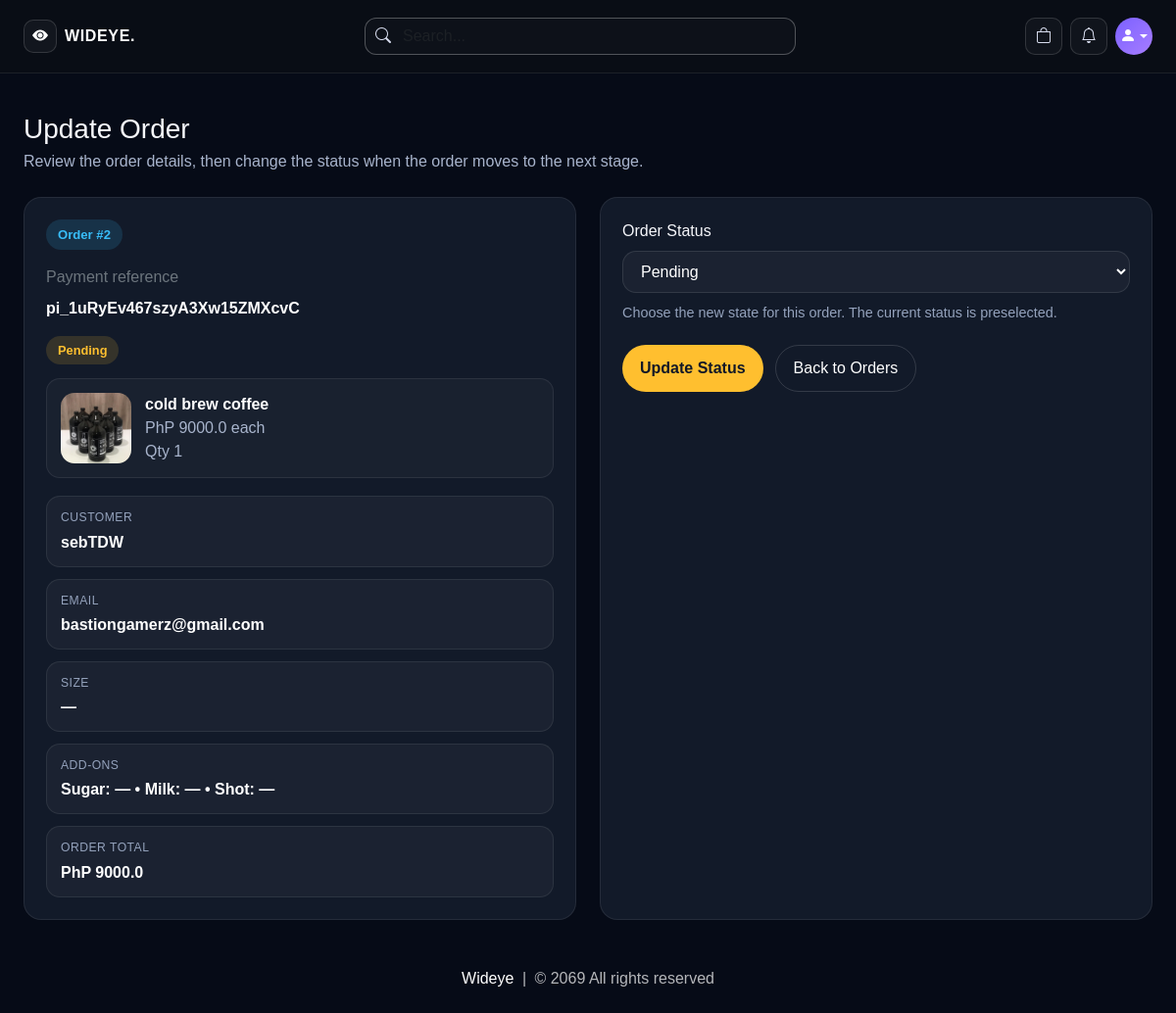
/update-order/2 (signed in), run on an earlier commit of the app's database.
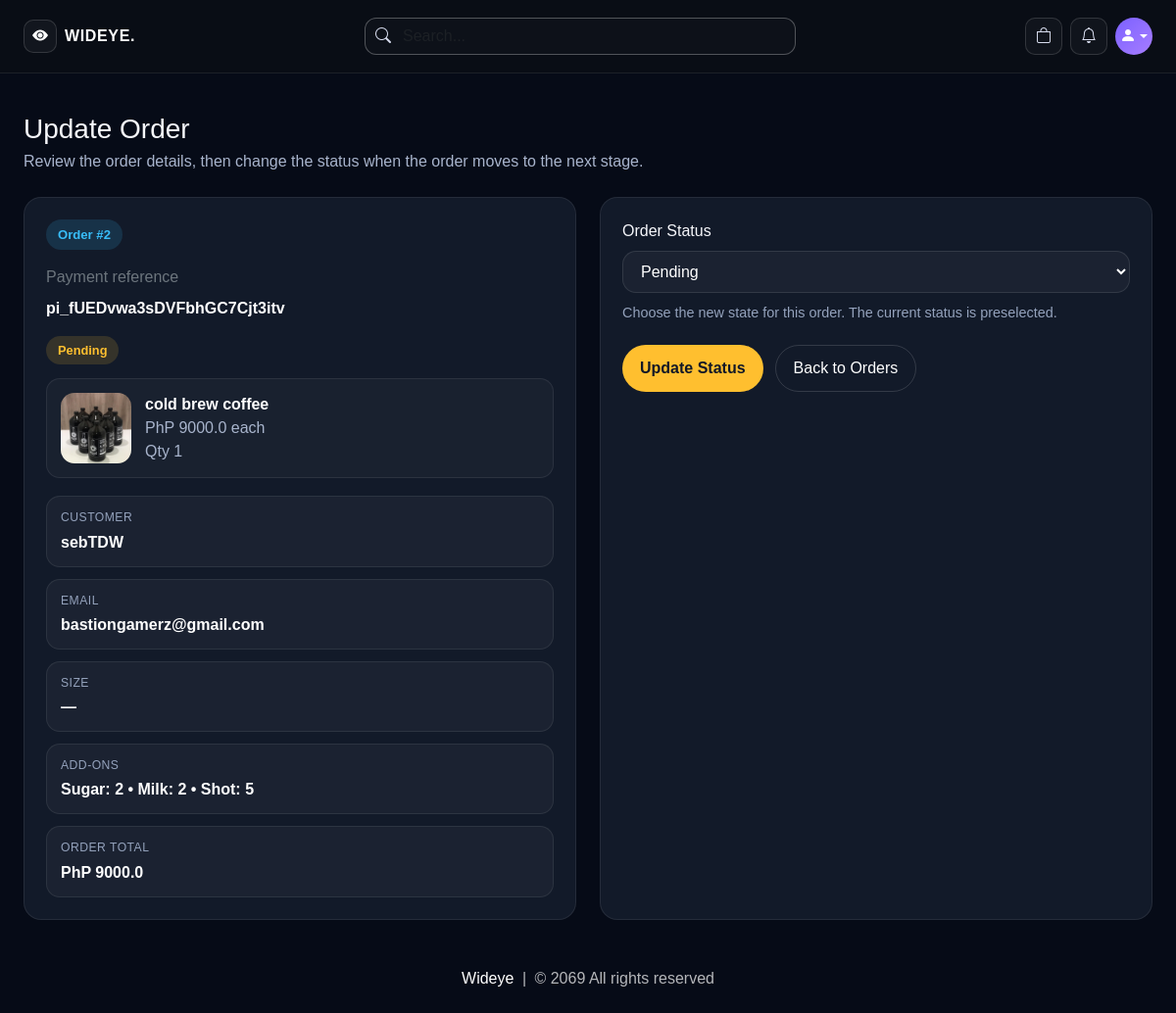
And on a later commit of the database.
### website/models.py (models this page shows, shortened)
class Order(db.Model):
    id = db.Column(db.Integer, primary_key=True)
    quantity = db.Column(db.Integer, nullable=False)
    size = db.Column(db.String(100), nullable=False, default='')
    sugar = db.Column(db.String(100), nullable=False, default='')
    milk = db.Column(db.String(100), nullable=False, default='')
    shot = db.Column(db.String(100), nullable=False, default='')
    price = db.Column(db.Float, nullable=False)
    status = db.Column(db.String(100), nullable=False)
    payment_id = db.Column(db.String(1000), nullable=False)
    customer_link = db.Column(db.Integer, db.ForeignKey('customer.id'), nullable=False)
    product_link = db.Column(db.Integer, db.ForeignKey('product.id'), nullable=False)

class Product(db.Model):
    id = db.Column(db.Integer, primary_key=True)
    product_name = db.Column(db.String(100), nullable=False)
    current_price = db.Column(db.Float, nullable=False)
    previous_price = db.Column(db.Float, nullable=False)
    in_stock = db.Column(db.Integer, nullable=False)
    size = db.Column(db.String(500), nullable=False, default='')
    sugar = db.Column(db.String(500), nullable=False, default='')
    milk = db.Column(db.String(500), nullable=False, default='')
    shot = db.Column(db.String(500), nullable=False, default='')
    product_picture = db.Column(db.Text, nullable=False)
    flash_sale = db.Column(db.Boolean, default=False)
    date_added = db.Column(db.DateTime, default=datetime.utcnow)
    carts = db.relationship('Cart', backref=db.backref('product', lazy=True))
    orders = db.relationship('Order', backref=db.backref('product', lazy=True))
    usual_items = db.relationship('UsualOrderItem', backref=db.backref('product', lazy=True))

### website/admin.py (the view, shortened to what this page needs)
@admin.route('/update-order/<int:order_id>', methods=['GET', 'POST'])
@login_required
def update_order(order_id):
    if current_user_is_admin():
        form = OrderForm()
        order = Order.query.get(order_id)
        if order is None:
            flash('Order not found.')
            return redirect('/view-orders')
        if not form.is_submitted():
            form.order_status.data = order.status
        return render_template('order_update.html', form=form, order=order, get_product_image=get_product_image)
    return render_template('404.html')

### website/forms.py
class OrderForm(FlaskForm):
    order_status = SelectField('Order Status', choices=[('Pending', 'Pending'), ('Accepted', 'Accepted'),
                                                        ('Out for delivery', 'Out for delivery'),
                                                        ('Delivered', 'Delivered'), ('Canceled', 'Canceled')])
    update = SubmitField('Update Status')

### website/admin.py (called while the page is built)
def current_user_is_admin():
    return current_user.is_authenticated and bool(getattr(current_user, 'is_admin', False))

### website/views.py (called while the page is built)
def parse_options(csv_string):
    if not csv_string:
        return []
    return [opt.strip() for opt in str(csv_string).split(',') if opt.strip()]

def get_product_image(product, selected_size=''):
    images = parse_options(product.product_picture) if product.product_picture else []
    if not images:
        return '/media/default.jpg'
    if not selected_size:
        return images[0]
    sizes = parse_options(product.size)
    if selected_size in sizes:
        idx = sizes.index(selected_size)
        return images[idx] if idx < len(images) else images[-1]
    return images[0]

### website/templates/order_update.html (shortened to what this page needs)
{% extends 'base.html' %}
{% block body %}
<div class="wideye-shell py-4">
    <div class="mb-4">
        <h1 class="h3 mb-1">Update Order</h1>
        <p class="wideye-order-update-copy mb-0">Review the order details, then change the status when the order moves to the next stage.</p>
    </div>
    <div class="wideye-order-update-layout">
        <aside class="wideye-order-update-card">
            <span class="wideye-order-update-id">Order #{{ order.id }}</span>
            <p class="text-secondary mt-3 mb-2">Payment reference</p>
            <div class="wideye-order-update-value" style="word-break:break-word;">{{ order.payment_id }}</div>
            {% set status_class = 'wideye-status-pending' %}
            {% if order.status == 'Accepted' %}
                {% set status_class = 'wideye-status-accepted' %}
            {% elif order.status == 'Out for delivery' %}
                {% set status_class = 'wideye-status-out' %}
            {% elif order.status == 'Delivered' %}
                {% set status_class = 'wideye-status-delivered' %}
            {% elif order.status == 'Canceled' %}
                {% set status_class = 'wideye-status-canceled' %}
            {% endif %}
            <div class="mt-3">
                <span class="wideye-order-status {{ status_class }}">{{ order.status }}</span>
            </div>
            <div class="wideye-order-product">
                <img src="{{ get_product_image(order.product, order.size) }}" alt="{{ order.product.product_name }}">
                <div>
                    <div class="fw-semibold text-white">{{ order.product.product_name }}</div>
                    <div class="wideye-order-update-copy">PhP {{ order.price }} each</div>
                    <div class="wideye-order-update-copy">Qty {{ order.quantity }}</div>
                </div>
            </div>
            <div class="wideye-order-update-grid">
                <div class="wideye-order-update-meta">
                    <span class="wideye-order-update-label">Customer</span>
                    <span class="wideye-order-update-value">{{ order.customer.username }}</span>
                </div>
                <div class="wideye-order-update-meta">
                    <span class="wideye-order-update-label">Email</span>
                    <span class="wideye-order-update-value">{{ order.customer.email }}</span>
                </div>
                <div class="wideye-order-update-meta">
                    <span class="wideye-order-update-label">Size</span>
                    <span class="wideye-order-update-value">{{ order.size or '—' }}</span>
                </div>
                <div class="wideye-order-update-meta">
                    <span class="wideye-order-update-label">Add-ons</span>
                    <span class="wideye-order-update-value">Sugar: {{ order.sugar or '—' }} • Milk: {{ order.milk or '—' }} • Shot: {{ order.shot or '—' }}</span>
                </div>
                <div class="wideye-order-update-meta">
                    <span class="wideye-order-update-label">Order total</span>
                    <span class="wideye-order-update-value">PhP {{ order.price * order.quantity }}</span>
                </div>
            </div>
        </aside>
        <section class="wideye-order-update-form">
            <form action="" method="POST" enctype="multipart/form-data">
                <div>
                    <label class="form-label">{{ form.order_status.label.text }}</label>
                    {{ form.order_status(class="wideye-order-input") }}
                    <p class="wideye-order-help">Choose the new state for this order. The current status is preselected.</p>
                </div>
                <div class="wideye-order-actions">
                    {{ form.update(class="wideye-order-primary") }}
                    <a href="/view-orders" class="wideye-order-secondary">Back to Orders</a>
                </div>
            </form>
        </section>
    </div>
</div>
{% endblock %}

What changed in the data, as far as the page shows it:
changed Order "Pending": payment_id "pi_1uRyEv467szyA3Xw15ZMXcvC" → "pi_fUEDvwa3sDVFbhGC7Cjt3itv"; sugar "—" → "2"; milk "—" → "2"; shot "—" → "5"
